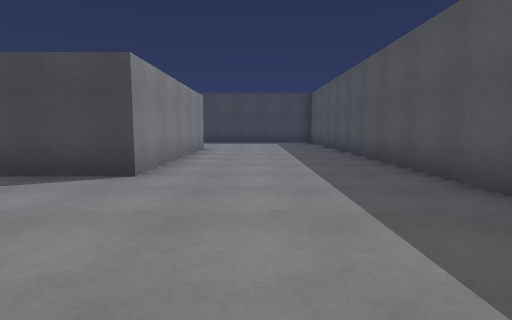
View 1 (above)

21 first-person views from a walk through a scene from a Unity 3-D project. The camera is 1.2 m above the floor, tilts 6° down and sees 80° across. The floor is counted in squares, 2 m on a side. Each view is taken from the middle of a square. On the plan, view 1 faces up. The plan holds only what a view shows up to about 9 squares ahead; the rest is blank. The place goes on beyond the plan. The player character is not drawn.

View 2
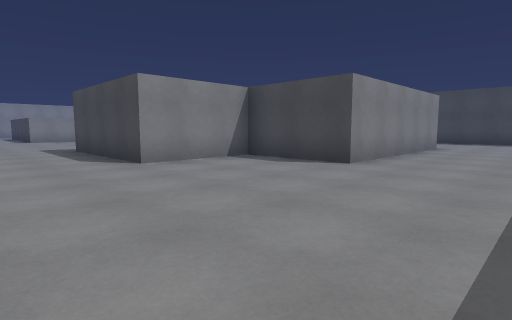

View 3
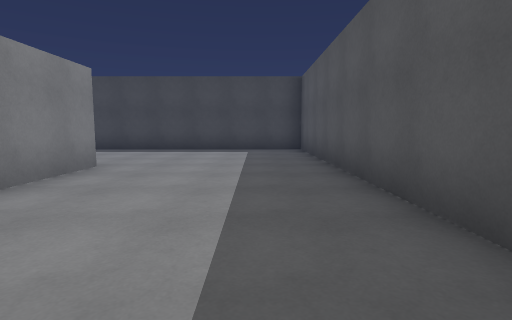

View 4
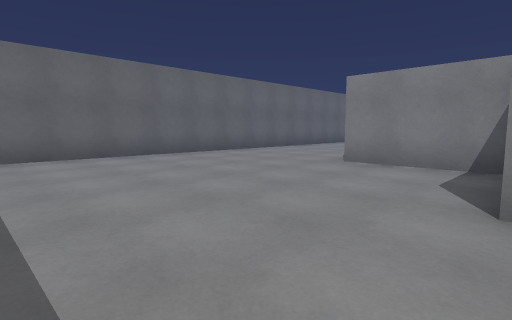

View 5
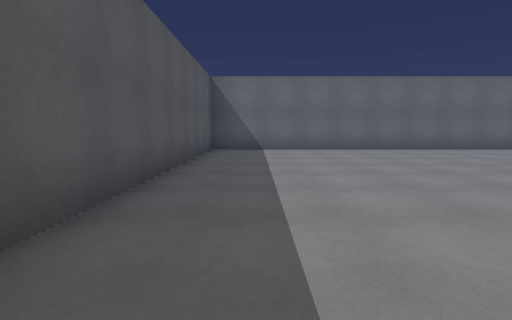

View 6
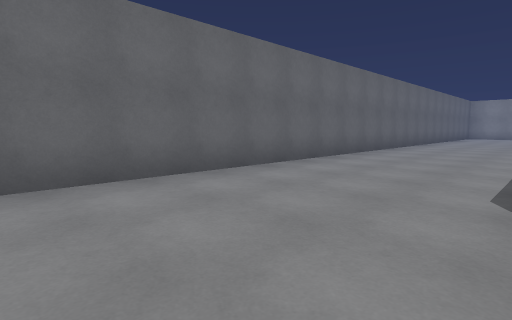

View 7
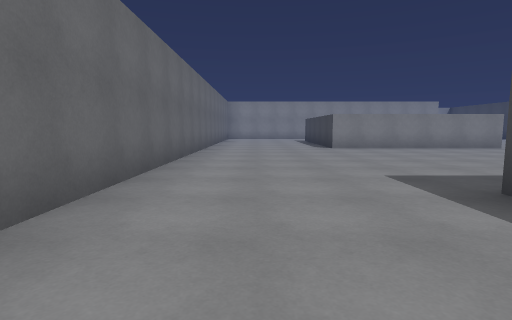

View 8
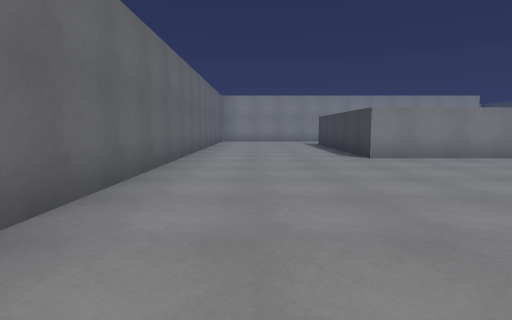

View 9
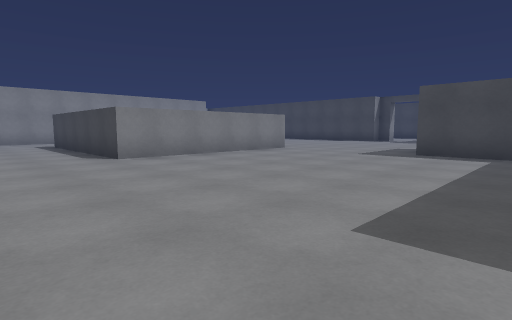

View 10
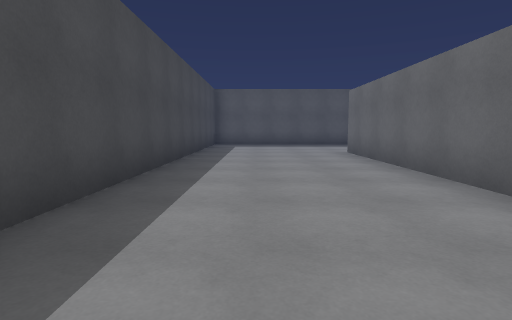

View 11
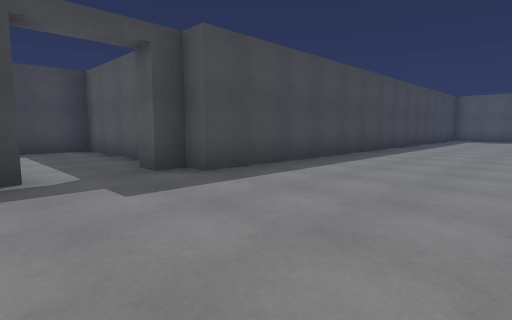

View 12
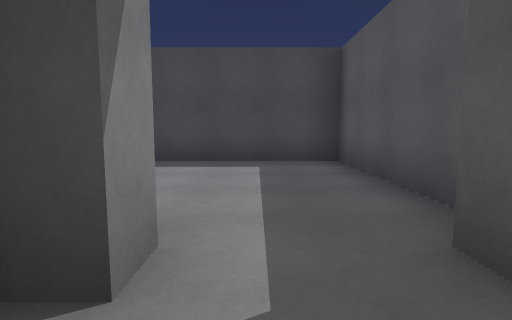

View 13
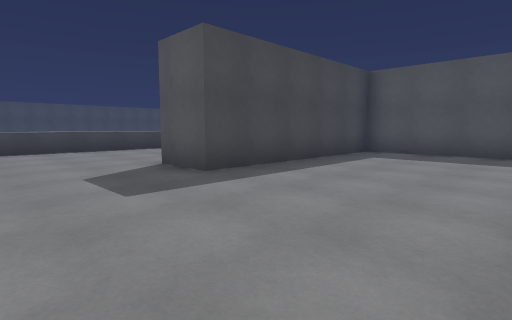

View 14
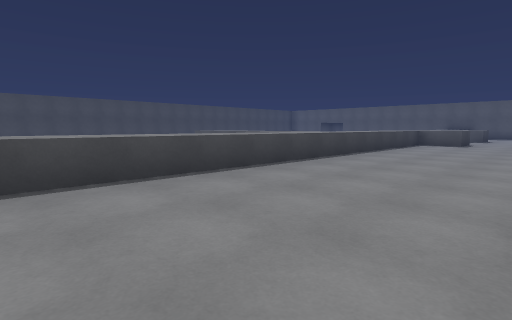

View 15
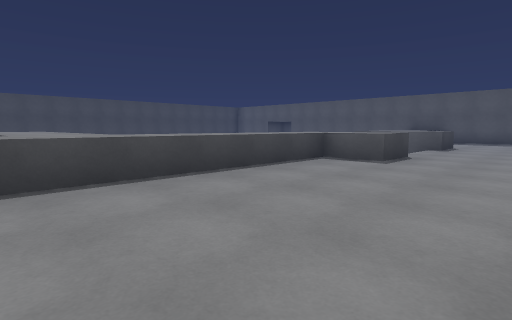

View 16
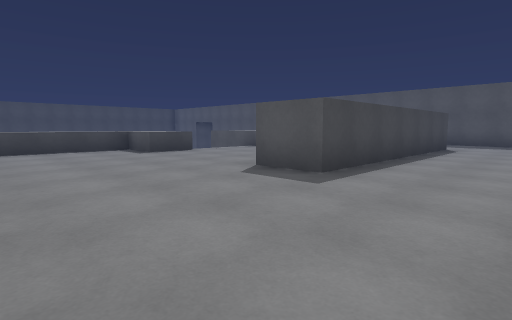

View 17
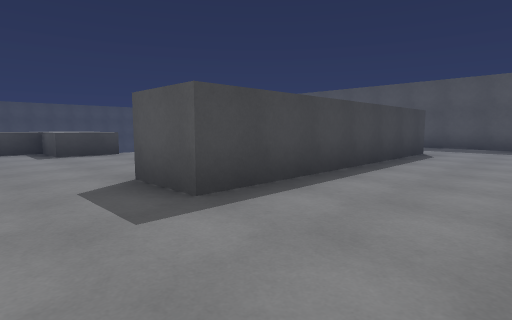

View 18
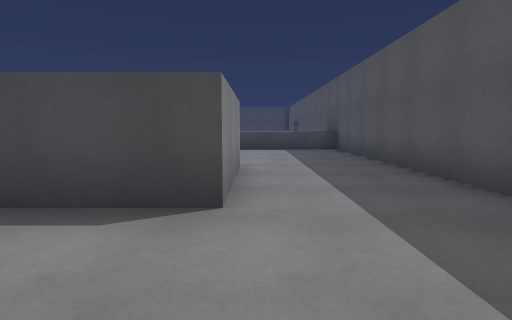

View 19
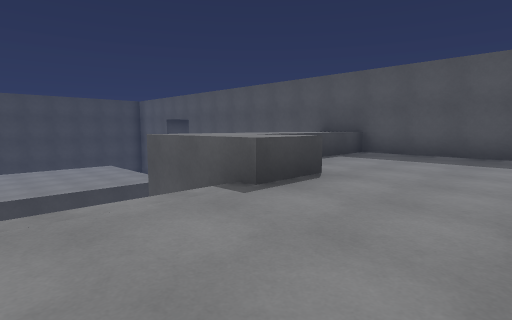

View 20
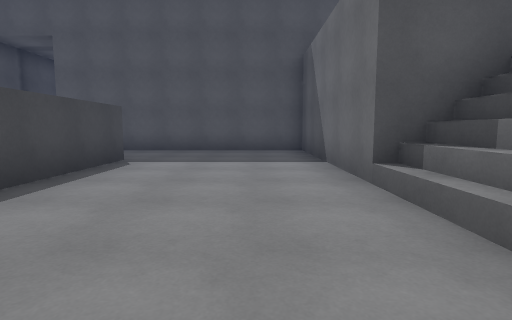

View 21
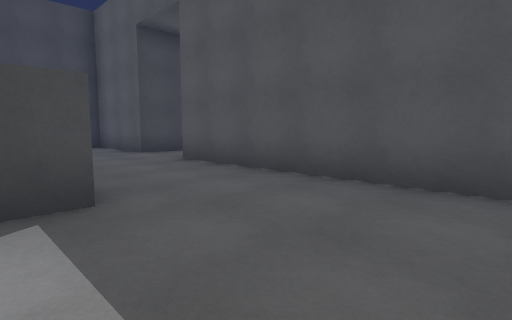

### Floor plan
Key: @ floor where view 1 was taken; # wall or solid block; . main floor; - floor 4 m lower than the main floor; / step, stairs or slope; = window, fence, low wall or low ledge; ^ raised ledge.
Columns run from 19 left of view 1 to 4 right of it. Each row starts with its distance up from view 1.
 32                     ---#
 31                     ---
 30                    ---#
 29                    ---#
 28                ####---#
 27                -------#
 26               --------#
 25              ---------#
 24               --------#
 23  ^^^^^^^^^^^^# //#^^^=#
 22  ............^///^....#
 21  .....................#
 20  .....................#
 19 ......................#
 18 ...######.....    #...#
 17 ........#....######...#
 16 ........#.............#
 15 ........#.............#
 14 ........#........  .
 13      #..###############
 12      .................#
 11      .................#
 10      .................#
  9      ...... ..........#
  8         .    #####....#
  7        ..##      #....#
  6      #.....      #....#
  5      #.....      #....#
  4      #......   ###....#
  3      #......   #......#
  2 ######......####......#
  1  .....................#
  0  ..................@..#
 -1   ....................#
 -2   ....................#
 -3   #####################

Where each view was taken, in squares from view 1:
view 1: 0 up, 0 right, facing up
view 2: 1 down, 1 right, facing up-left
view 3: 4 up, 1 right, facing up
view 4: 4 up, 1 right, facing down-left
view 5: 6 up, 1 right, facing down
view 6: 1 up, 2 left, facing down-left
view 7: 1 down, 5 left, facing left
view 8: 1 down, 8 left, facing left
view 9: 1 down, 8 left, facing up-left
view 10: 11 up, 9 left, facing right
view 11: 9 up, 14 left, facing up-right
view 12: 12 up, 13 left, facing up
view 13: 14 up, 19 left, facing up-right
view 14: 19 up, 18 left, facing up-right
view 15: 19 up, 12 left, facing up-right
view 16: 14 up, 10 left, facing up-right
view 17: 14 up, 8 left, facing up-right
view 18: 14 up, 0 right, facing up
view 19: 19 up, 5 left, facing up-right
view 20: 25 up, 6 left, facing right
view 21: 25 up, 1 left, facing up-right
